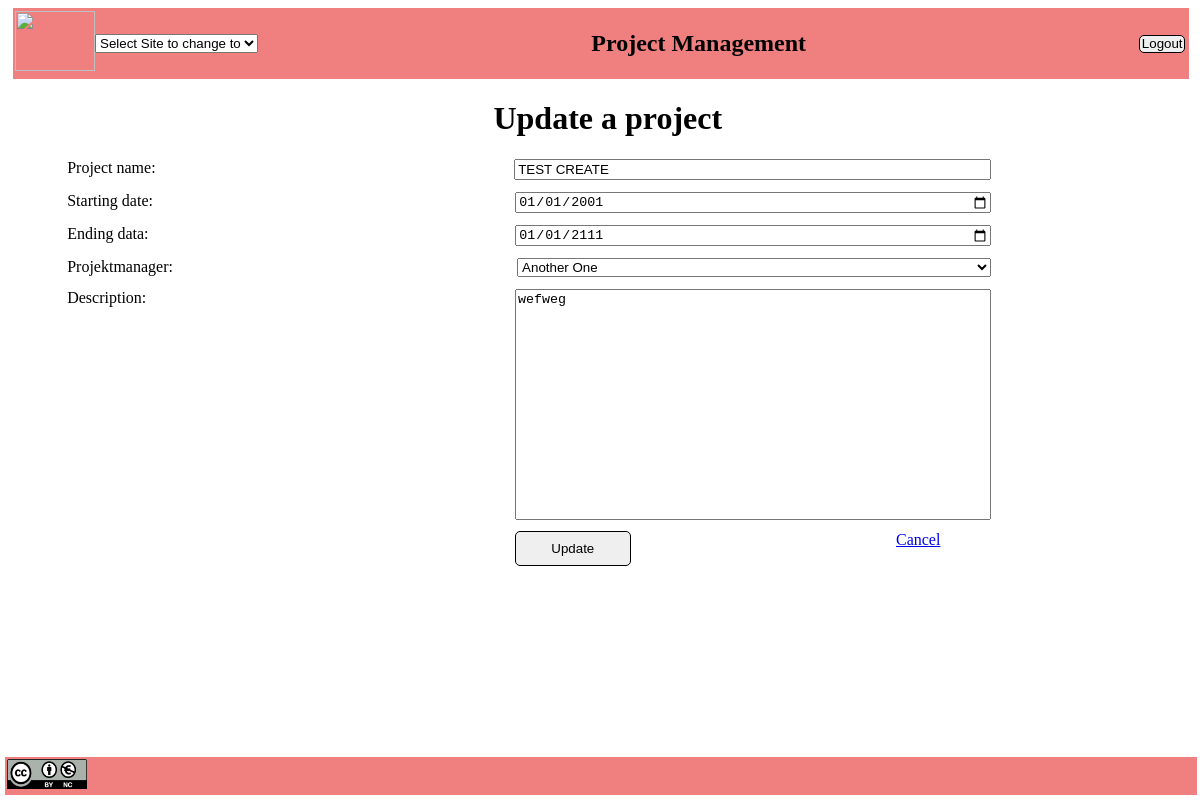
Page /projects/update/6/ on the earlier database version.
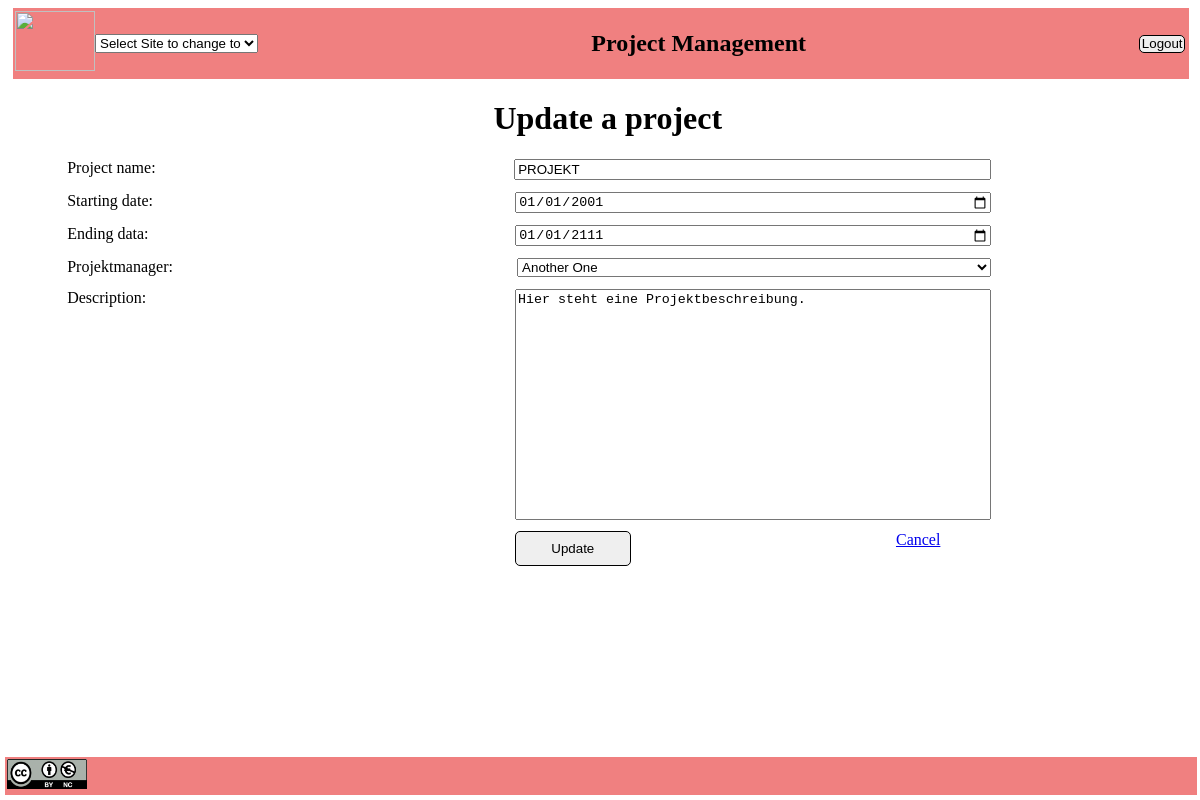
Same page on the later database version.
### Projektmanagement/models.py (models this page shows, shortened)
class Project(models.Model):
    name = models.CharField(max_length=100)
    start_date = models.DateField(null=True, blank=True)
    end_date = models.DateField(null=True, blank=True)
    notes = models.TextField(null=True, blank=True)
    owner = models.ForeignKey(User, on_delete=models.DO_NOTHING)

class User(models.Model):
    firstName = models.CharField(max_length=255, null=True)
    lastName = models.CharField(max_length=255, null=True)
    role = models.CharField(max_length=50)
    workhours = models.IntegerField(null=True)
    def __str__(self):
        return self.firstName + ' ' + self.lastName

### Projektmanagement/views.py (the view, shortened to what this page needs)
# urls.py: path('projects/update/<int:project_id>/', views.project_update, name='project_update'),
def project_update(request, project_id):
    project = get_object_or_404(Project, id=project_id)
    users = User.objects.all()
    return render(request, "Project/ProjectUpdate.html", {"project": project, "users": users})

### Projektmanagement/Templates/Project/ProjectUpdate.html (shortened to what this page needs)
    {% extends "baseTemplate.html" %}
    {% block content %}
    <div>
        <h1 style="margin-left: 41%;">Update a project</h1>
        <form method="post" action="{% url 'project_update' project.id %}">
            {%include "Project/ProjectTextFields.html"%}
            <div class="FormContainer">
                <button type="submit" style="margin-left: 42.8%;">Update</button>
                <a href="{% url 'project_overview' %}" class="button" style="margin-left: 22.4%;">Cancel</a>
            </div>
        </form>
    </div>
    {% endblock %}

### Projektmanagement/Templates/Project/ProjectTextFields.html
<div class="FormContainer">
    <label class="FormLabelContainer">Project name:</label>
    <input type="text" placeholder="Project name" value="{{ project.name }}" name="ProjectName" class="FormInputContainer" required>
</div>
<div class="FormContainer">
    <label class="FormLabelContainer">Starting date:</label>
    <input type="date" placeholder="Project start date" value="{{ project.start_date|date:'Y-m-d' }}" name="ProjectStartDate" class="FormInputContainer" required>
</div>
<div class="FormContainer">
    <label class="FormLabelContainer">Ending data:</label>
    <input type="date" placeholder="Project end date" value="{{ project.end_date|date:'Y-m-d' }}" name="ProjectEndDate" class="FormInputContainer" required>
</div>
<div class="FormContainer">
    <label class="FormLabelContainer">Projektmanager:</label>
    <select type="text" value="{{ project.owner }}" name="ProjectOwner" class="FormInputContainer" required>
        {% for user in users %}
            <option value="{{ user.id }}" {% if project.owner.id == user.id %}selected{% endif %}>
                {{ user.firstName }} {{ user.lastName }}
            </option>
        {% endfor %}
    </select>
</div>
<div class="FormContainer">
    <label class="FormLabelContainer">Description:</label>
    <textarea placeholder="Project description" name="ProjectDescription" rows="15" class="FormInputContainer" style="resize: none;" required>{{ project.notes }}</textarea>
</div>

Differences in the rows shown:
changed Project "Another One": ProjectName "TEST CREATE" → "PROJEKT"; ProjectDescription "wefweg" → "Hier steht eine Projektbeschreibung."
